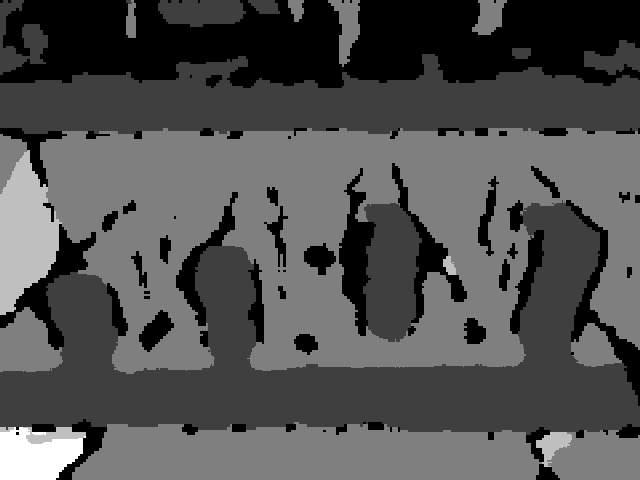
#> input picture scripts/shelf_check/start.png, 640 x 480 px, found by its file name
$ python shelf_stock_checker.py --start depth/start.png
#> lines starting #> are read from the running program, lines starting #| are printed output that depends on the picture
#!/usr/bin/env python3
"""货架上货状态检测：从初始深度图提取列信息，判断当前是否上满。

用法:
    # 分析初始状态，提取 4 列货物信息
    python shelf_stock_checker.py --start depth/start.png

    # 对比当前状态判断是否上满
    python shelf_stock_checker.py --start depth/start.png --current depth/end.png

    # 指定分析行（默认自动选图像中间偏上货架区域）
    python shelf_stock_checker.py --start depth/start.png --current depth/mid.png --row 250
"""

import argparse
import os

import cv2
import matplotlib
import matplotlib.pyplot as plt
import numpy as np
from scipy.ndimage import median_filter
from scipy.signal import find_peaks

matplotlib.use("TkAgg")
DEPTH_SCALE = 1000.0


def load_depth(path: str) -> np.ndarray:
    """读取 uint16 PNG 深度图，返回 float32（米）。"""
    img = cv2.imread(path, cv2.IMREAD_UNCHANGED)
    if img is None:
        raise RuntimeError(f"无法读取深度图: {path}")
    return img.astype(np.float32) / DEPTH_SCALE


def interpolate_zeros(profile: np.ndarray) -> np.ndarray:
    """对深度曲线中的 0 值（无效深度）做线性插值填充，避免影响平滑和谷底检测。"""
    profile = profile.copy()
    zeros = profile <= 0
    if not np.any(zeros):
        return profile
    valid = ~zeros
    x_valid = np.where(valid)[0]
    if len(x_valid) < 2:
        return profile
    x_zeros = np.where(zeros)[0]
    profile[zeros] = np.interp(x_zeros, x_valid, profile[x_valid])
    return profile


def smooth_profile(profile: np.ndarray, window: int = 15) -> np.ndarray:
    """一维移动平均平滑。"""
    if window < 3 or len(profile) < window:
        return profile
    kernel = np.ones(window) / window
    # mode='same' 保持长度一致，边界用边缘值填充避免偏移
    padded = np.pad(profile, (window // 2, window // 2), mode="edge")
    smoothed = np.convolve(padded, kernel, mode="valid")
    # 长度可能对不齐，截取到原长度
    return smoothed[: len(profile)]


def preprocess_profile(profile: np.ndarray, median_size: int = 5, smooth_window: int = 15) -> np.ndarray:
    """
    深度曲线预处理流水线：
    1. 插值填充 0 值（无效深度）
    2. 中值滤波去除尖锐脉冲噪声（0 值影响的尖峰）
    3. 移动平均平滑
    """
    profile = interpolate_zeros(profile)
    if median_size >= 3:
        profile = median_filter(profile, size=median_size)
    if smooth_window >= 3:
        profile = smooth_profile(profile, window=smooth_window)
    return profile


def find_valleys(profile: np.ndarray, threshold: float, min_width: int = 20, prominence: float = 0.02) -> list:
    """
    在深度曲线中检测谷底（深度小 = 距离近 = 有货物）。
    使用 scipy.signal.find_peaks 对 -profile 找峰值，更鲁棒，不会因中间小幅波动而断开谷底。

    Returns:
        list[dict]: 每个谷底包含 center/left/right/width/depth
    """
    inverted = -profile
    peaks, props = find_peaks(
        inverted,
        height=(-threshold,),      # profile < threshold 才计入
        distance=min_width,        # 谷底之间最小间距
        prominence=prominence,     # 谷底相对两侧的“深度”，过滤浅噪声
        width=1,                   # 必须设置 width 才能拿到 left_ips / right_ips
    )

    valleys = []
    for i, peak in enumerate(peaks):
        left = int(props["left_ips"][i])
        right = int(props["right_ips"][i])
        valleys.append(
            {
                "center": int(peak),
                "left": left,
                "right": right,
                "width": right - left,
                "depth": float(profile[peak]),
            }
        )

    return valleys


def detect_shelf_region(profile: np.ndarray, edge_percentile: float = 90.0) -> tuple:
    """
    基于深度梯度检测货架左右边界。
    货架区域外通常是背景（深度突变）。
    """
    smooth = smooth_profile(profile, window=7)
    grad = np.abs(np.diff(smooth))
    grad = np.pad(grad, (1, 0), mode="edge")

    mid = len(profile) // 2

    # 左边界：左半部分梯度最大的前 N 个点中取最靠左的
    left_thresh = np.percentile(grad[:mid], edge_percentile)
    left_candidates = np.where(grad[:mid] >= left_thresh)[0]
    left = int(left_candidates[0]) if len(left_candidates) > 0 else 0

    # 右边界：右半部分梯度最大的前 N 个点中取最靠右的
    right_thresh = np.percentile(grad[mid:], edge_percentile)
    right_candidates = np.where(grad[mid:] >= right_thresh)[0]
    right = int(mid + right_candidates[-1]) if len(right_candidates) > 0 else len(profile) - 1

    # 做一些安全限制，避免边界贴太近
    left = min(left, mid - 50)
    right = max(right, mid + 50)

    return left, right


# [7 lines left out: function pseudo_color, not called in this run]


class ShelfStockChecker:
    def __init__(
        self,
        depth_scale: float = 1000.0,
        start_valley_offset: float = 0.06,
        check_valley_offset: float = 0.10,
        min_width: int = 25,
        median_size: int = 5,
        smooth_window: int = 15,
    ):
        self.depth_scale = depth_scale
        self.start_valley_offset = start_valley_offset
        self.check_valley_offset = check_valley_offset
        self.min_width = min_width
        self.median_size = median_size
        self.smooth_window = smooth_window
        self.n_cols = 0
        self.ref_valleys = []  # start 中提取的谷底参考
        self.shelf_bounds = (0, 0)
        self.bg_depth = 0.0
        self.row = 0

    # ------------------------------------------------------------------
    # 1) 从初始状态提取货架列信息
    # ------------------------------------------------------------------
    def analyze_start(self, start_depth: np.ndarray, row: int = -1):
        H, W = start_depth.shape
        self.row = row if row >= 0 else H // 2 + 20  # 稍微偏下一点，避开最顶部
        self.row = max(0, min(self.row, H - 1))

        profile_raw = start_depth[self.row, :]
        profile = preprocess_profile(profile_raw, median_size=self.median_size, smooth_window=self.smooth_window)

        # 自动检测货架左右边界
        left, right = detect_shelf_region(profile)
        left = max(0, left - 10)
        right = min(W - 1, right + 10)
        self.shelf_bounds = (left, right)

        # 估计背景深度（峰值平均）—— 先找货架区域内的"高平台"
        shelf_profile = profile[left:right]
        # 背景 = 深度较大的那些点的中位数
        bg_candidates = shelf_profile[shelf_profile > np.percentile(shelf_profile, 60)]
        self.bg_depth = float(np.median(bg_candidates)) if len(bg_candidates) > 0 else 0.75

        # 阈值 = 背景深度 - 容差，低于此值视为货物
        valley_threshold = self.bg_depth - self.start_valley_offset

        # 在货架区域内检测谷底
        self.ref_valleys = find_valleys(
            profile[left:right], threshold=valley_threshold, min_width=self.min_width
        )
        for v in self.ref_valleys:
            v["center"] += left
            v["left"] += left
            v["right"] += left

        self.n_cols = len(self.ref_valleys)
        return self.n_cols, self.ref_valleys, self.bg_depth

    # ------------------------------------------------------------------
    # 2) 判断当前是否上满
    # ------------------------------------------------------------------
    # [195 lines left out: functions check_current, visualize_result, not called in this run]


# ====================================================================
# 主函数
# ====================================================================
def main():
    parser = argparse.ArgumentParser(description="货架上货状态检测")
    parser.add_argument("--start", required=True, help="初始满货状态深度图 (.png)")
    parser.add_argument("--current", default="", help="当前状态深度图 (.png)")
    parser.add_argument("--row", type=int, default=310, help="start 图分析行号，-1 自动")
    parser.add_argument("--check-row", type=int, default=310,
                        help="current 图检测行号，-1 表示与 --row 相同")
    parser.add_argument("--start-valley-offset", type=float, default=0.02,
                        help="开始状态谷底检测阈值 = 背景深度 - 此偏移量（米），越小检测越严格")
    parser.add_argument("--check-valley-offset", type=float, default=0.09,
                        help="结束状态谷底检测阈值 = 背景深度 - 此偏移量（米），越大越不容易漏检")
    parser.add_argument("--min-width", type=int, default=40,
                        help="谷底最小宽度（像素），过滤噪声")
    parser.add_argument("--median-size", type=int, default=5,
                        help="中值滤波窗口大小，去除 0 值造成的尖锐谷底")
    parser.add_argument("--smooth-window", type=int, default=15,
                        help="移动平均平滑窗口大小")
    parser.add_argument("--save", default="", help="保存可视化结果路径")
    args = parser.parse_args()

    # 1. 读取并分析初始状态
    print("=" * 60)
    print("Step 1: 分析初始状态 (Start)")
    print("=" * 60)
    start_depth = load_depth(args.start)
#> in load_depth, img is the input picture: shape (480, 640) uint16; min 0, max 1110, mean 435.7
#> in load_depth, `return img.astype(np.float32) / DEPTH_SCALE`:
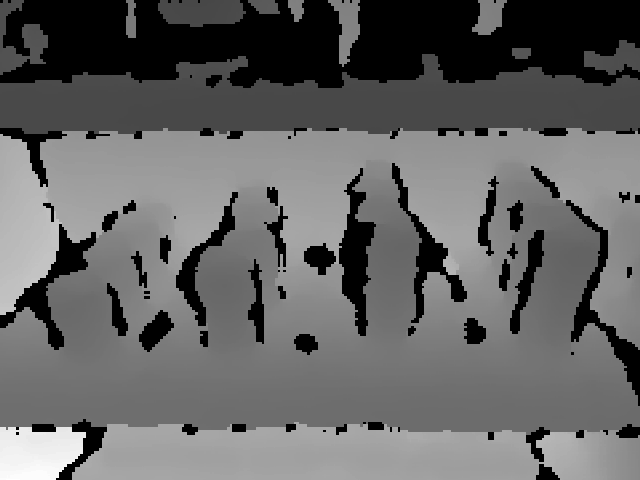
#> returned value: shape (480, 640) float32; min 0, max 1.11, mean 0.436; drawn with min black and max white
    checker = ShelfStockChecker(
        start_valley_offset=args.start_valley_offset,
        check_valley_offset=args.check_valley_offset,
        min_width=args.min_width,
        median_size=args.median_size,
        smooth_window=args.smooth_window,
    )
    n_cols, ref_valleys, bg_depth = checker.analyze_start(start_depth, row=args.row)
#> in analyze_start, `profile_raw = start_depth[self.row, :]`: profile_raw = 640 values, max 0.858 at index 0, min 0 at index 14, mean 0.455
#> in interpolate_zeros, `profile = profile.copy()`: profile has the same summary as profile_raw in analyze_start
#> in interpolate_zeros, `x_valid = np.where(valid)[0]`: x_valid = 529 values from 0 to 639
#> in interpolate_zeros, `x_zeros = np.where(zeros)[0]`: x_zeros = 111 values from 14 to 594
#> in preprocess_profile, `profile = interpolate_zeros(profile)`: profile = 640 values, max 0.858 at index 0, min 0.46 at index 558, mean 0.551
#> in smooth_profile, `padded = np.pad(profile, (window // 2, window // 2), mode="edge")`: padded = 654 values, max 0.858 at index 0, min 0.46 at index 565, mean 0.554
#> in smooth_profile, `smoothed = np.convolve(padded, kernel, mode="valid")`: smoothed = 640 values, max 0.858 at index 0, min 0.46 at index 565, mean 0.551
#> in preprocess_profile, `profile = smooth_profile(profile, window=smooth_window)`: profile has the same summary as smoothed in smooth_profile
#> in analyze_start, `profile = preprocess_profile(profile_raw, median_size=self.median_size..`: profile has the same summary as smoothed in smooth_profile
#> in detect_shelf_region, `smooth = smooth_profile(profile, window=7)`: smooth has the same summary as smoothed in smooth_profile
#> in detect_shelf_region, `grad = np.abs(np.diff(smooth))`: grad = 639 values, max 0.0177 at index 17, min 0 at index 0, mean 0.00212
#> in detect_shelf_region, `grad = np.pad(grad, (1, 0), mode="edge")`: grad = 640 values, max 0.0177 at index 18, min 0 at index 0, mean 0.00212
#> in detect_shelf_region, `mid = len(profile) // 2`: mid = 320
#> in detect_shelf_region, `left_thresh = np.percentile(grad[:mid], edge_percentile)`: left_thresh = 0.00599
#> in detect_shelf_region, `left_candidates = np.where(grad[:mid] >= left_thresh)[0]`: left_candidates = 32 values from 10 to 205
#> in detect_shelf_region, `left = int(left_candidates[0]) if len(left_candidates) > 0 else 0`: left = 10
#> in detect_shelf_region, `right_thresh = np.percentile(grad[mid:], edge_percentile)`: right_thresh = 0.0053
#> in detect_shelf_region, `right_candidates = np.where(grad[mid:] >= right_thresh)[0]`: right_candidates = 32 values from 39 to 272
#> in detect_shelf_region, `right = int(mid + right_candidates[-1]) if len(right_candidates) > 0 e..`: right = 592
#> in analyze_start, `left, right = detect_shelf_region(profile)`: left = 10; right = 592
#> in analyze_start, `left = max(0, left - 10)`: left = 0
#> in analyze_start, `right = min(W - 1, right + 10)`: right = 602
#> in analyze_start, `self.shelf_bounds = (left, right)`: self.shelf_bounds = (0, 602)
#> in analyze_start, `shelf_profile = profile[left:right]`: shelf_profile = 602 values, max 0.858 at index 0, min 0.46 at index 565, mean 0.548
#> in analyze_start, `bg_candidates = shelf_profile[shelf_profile > np.percentile(shelf_prof..`: bg_candidates = 241 values, max 0.858 at index 0, min 0.581 at index 79, mean 0.611
#> in analyze_start, `self.bg_depth = float(np.median(bg_candidates)) if len(bg_candidates) ..`: self.bg_depth = 0.59
#> in analyze_start, `valley_threshold = self.bg_depth - self.start_valley_offset`: valley_threshold = 0.57
#> in find_valleys, `inverted = -profile`: inverted = 602 values, max -0.46 at index 565, min -0.858 at index 0, mean -0.548
#> in find_valleys, `peaks, props = find_peaks( inverted, height=(-threshold,),`: peaks = [67, 222, 390, 566]; props = 8 items
#> the loop in find_valleys, `for i, peak in enumerate(peaks):` made 4 passes
#> (peak, left, right) on passes 1 to 4: (67, 40, 117), (222, 200, 256), (390, 362, 418), (566, 513, 583)
#> after the loop in find_valleys, `for i, peak in enumerate(peaks):`: valleys = 4 items
#> the loop in analyze_start, `for v in self.ref_valleys:` made 4 passes
#> in analyze_start, `self.n_cols = len(self.ref_valleys)`: self.n_cols = 4
#> n_cols = 4; ref_valleys = 4 items; bg_depth = 0.59
    check_row = args.check_row if args.check_row >= 0 else args.row
#> check_row = 310

    print(f"  图像尺寸     : {start_depth.shape[1]} x {start_depth.shape[0]}")
#|   图像尺寸     : 640 x 480
    print(f"  分析行       : {checker.row}")
#|   分析行       : 310
    print(f"  货架边界     : {checker.shelf_bounds}")
#|   货架边界     : (0, 602)
    print(f"  背景深度     : {bg_depth:.3f} m")
#|   背景深度     : 0.590 m
    print(f"  start 谷底阈值: {bg_depth - checker.start_valley_offset:.3f} m")
#|   start 谷底阈值: 0.570 m
    print(f"  check 谷底阈值: {bg_depth - checker.check_valley_offset:.3f} m (current 用)")
#|   check 谷底阈值: 0.500 m (current 用)
    print(f"  检测到货列数 : {n_cols}")
#|   检测到货列数 : 4
    for i, v in enumerate(ref_valleys, 1):
        print(f"    Col {i}: center={v['center']}, depth={v['depth']:.3f}m, width={v['width']}px")
#> this loop made 4 passes
#|     Col 1: center=67, depth=0.464m, width=77px
#|     Col 2: center=222, depth=0.464m, width=56px
#|     Col 3: center=390, depth=0.483m, width=56px
#|     Col 4: center=566, depth=0.460m, width=70px

    if not args.current:
        print("\n[INFO] 未提供 --current，仅完成初始分析。")
        return

    # 2. 检测当前状态
    print("\n" + "=" * 60)
    print("Step 2: 检测当前状态 (Current)")
    print("=" * 60)
    current_depth = load_depth(args.current)
    is_full, filled_count, filled_flags, current_valleys, current_profile, bg_depth_current = checker.check_current(
        current_depth, check_row=check_row
    )

    print(f"  当前检测到谷底数: {len(current_valleys)}")
    print(f"  有货列数        : {filled_count}/{n_cols}")
    for i, f in enumerate(filled_flags, 1):
        status = "✅ 有货" if f["has_stock"] else "❌ 缺货"
        print(f"    Col {i}: ref_center={f['ref_center']}, local_min={f['local_min']:.3f}m  -> {status}")

    if is_full:
        print(f"\n🟢 结果: 货架已上满 ({filled_count}/{n_cols})")
    else:
        print(f"\n🔴 结果: 货架未上满 ({filled_count}/{n_cols})")

    # 3. 可视化
    visualize_result(
        checker, start_depth, current_depth,
        is_full, filled_count, filled_flags,
        current_valleys, current_profile, bg_depth_current,
        check_row=check_row,
        save_path=args.save,
    )


if __name__ == "__main__":
    main()
